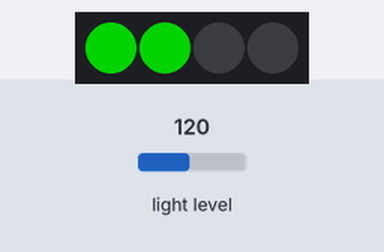
Bench run of a program on a simulated BBC micro:bit (MakeCode). On the bench: 4 RGB LEDs in strip order, left to right. The inputs (shaded band) are chosen by the test bench; at power-on: light level 120. Dim RGB values are drawn brighter than linear.

Above: at 1.2 s.
1.3 s: light level set to 5
At 2.5 s:
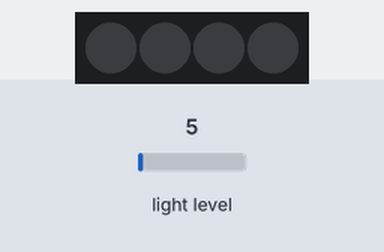
2.8 s: light level set to 49
4.3 s: light level set to 55
At 5.3 s:
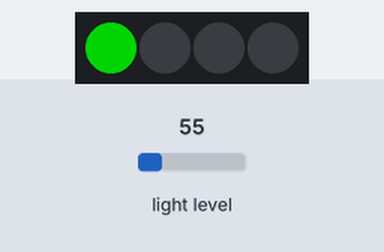
5.8 s: light level set to 204
At 6.3 s:
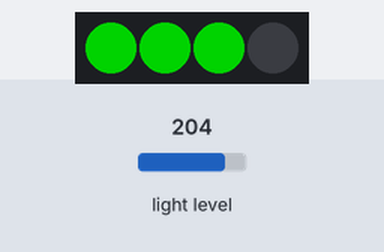
7.3 s: light level set to 212
At 8.5 s:
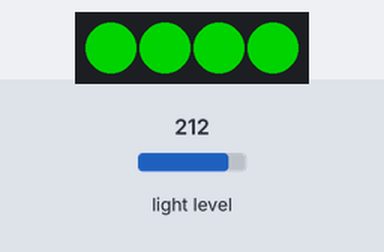
8.8 s: light level set to 64
At 9.8 s:
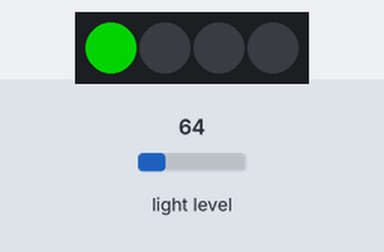
Timing chart, 0 to 11.3 s (numbered marks = the images above; inputs shaded):
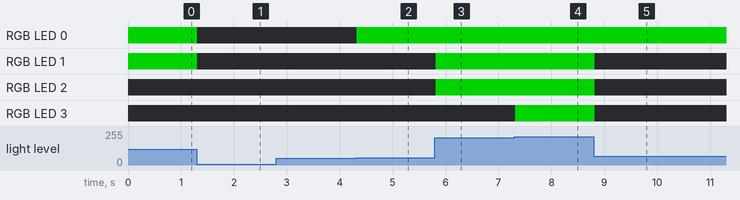

Measured:
- the behaviour switches between 52 and 53 on light level (found by bisection; images 1 and 2)
- the behaviour switches between 208 and 209 on light level (found by bisection; images 3 and 4)
- after the input at 1.3 s, RGB LED 0, RGB LED 1: RGB(0, 127, 0) → off at once
- after the input at 2.8 s, every drawn part: stays the same
- after the input at 4.3 s, RGB LED 0: off → RGB(0, 127, 0) at once
- after the input at 5.8 s, RGB LED 1, RGB LED 2: off → RGB(0, 127, 0) at once
- after the input at 7.3 s, RGB LED 3: off → RGB(0, 127, 0) at once
- after the input at 8.8 s, RGB LED 1–3: RGB(0, 127, 0) → off at once

The program:

main.ts
```typescript
// (licence header left out)
// variables
let neopixelStrip: neopixel.Strip = null

// cleanup
basic.clearScreen()
neopixelStrip = neopixel.create(DigitalPin.P16, 4, NeoPixelMode.RGB)
neopixelStrip.setPixelColor(0, neopixel.colors(NeoPixelColors.Black))
neopixelStrip.setPixelColor(1, neopixel.colors(NeoPixelColors.Black))
neopixelStrip.setPixelColor(2, neopixel.colors(NeoPixelColors.Black))
neopixelStrip.setPixelColor(3, neopixel.colors(NeoPixelColors.Black))
neopixelStrip.show()

basic.forever(function () {
  // light level is <= 51
  if (input.lightLevel() <= 51) {
    neopixelStrip.setPixelColor(0, neopixel.colors(NeoPixelColors.Black))
    neopixelStrip.setPixelColor(1, neopixel.colors(NeoPixelColors.Black))
    neopixelStrip.setPixelColor(2, neopixel.colors(NeoPixelColors.Black))
    neopixelStrip.setPixelColor(3, neopixel.colors(NeoPixelColors.Black))
    neopixelStrip.show()
  }

  // light level is > 52
  if (input.lightLevel() > 52) {
    neopixelStrip.setPixelColor(0, neopixel.colors(NeoPixelColors.Green))
    neopixelStrip.setPixelColor(1, neopixel.colors(NeoPixelColors.Black))
    neopixelStrip.setPixelColor(2, neopixel.colors(NeoPixelColors.Black))
    neopixelStrip.setPixelColor(3, neopixel.colors(NeoPixelColors.Black))
    neopixelStrip.show()
  }

  // light level is > 104
  if (input.lightLevel() > 104) {
    neopixelStrip.setPixelColor(0, neopixel.colors(NeoPixelColors.Green))
    neopixelStrip.setPixelColor(1, neopixel.colors(NeoPixelColors.Green))
    neopixelStrip.setPixelColor(2, neopixel.colors(NeoPixelColors.Black))
    neopixelStrip.setPixelColor(3, neopixel.colors(NeoPixelColors.Black))
    neopixelStrip.show()
  }

  // light level is >156
  if (input.lightLevel() > 156) {
    neopixelStrip.setPixelColor(0, neopixel.colors(NeoPixelColors.Green))
    neopixelStrip.setPixelColor(1, neopixel.colors(NeoPixelColors.Green))
    neopixelStrip.setPixelColor(2, neopixel.colors(NeoPixelColors.Green))
    neopixelStrip.setPixelColor(3, neopixel.colors(NeoPixelColors.Black))
    neopixelStrip.show()
  }

  // light level is > 208
  if (input.lightLevel() > 208) {
    neopixelStrip.setPixelColor(0, neopixel.colors(NeoPixelColors.Green))
    neopixelStrip.setPixelColor(1, neopixel.colors(NeoPixelColors.Green))
    neopixelStrip.setPixelColor(2, neopixel.colors(NeoPixelColors.Green))
    neopixelStrip.setPixelColor(3, neopixel.colors(NeoPixelColors.Green))
    neopixelStrip.show()
  }
})
```
